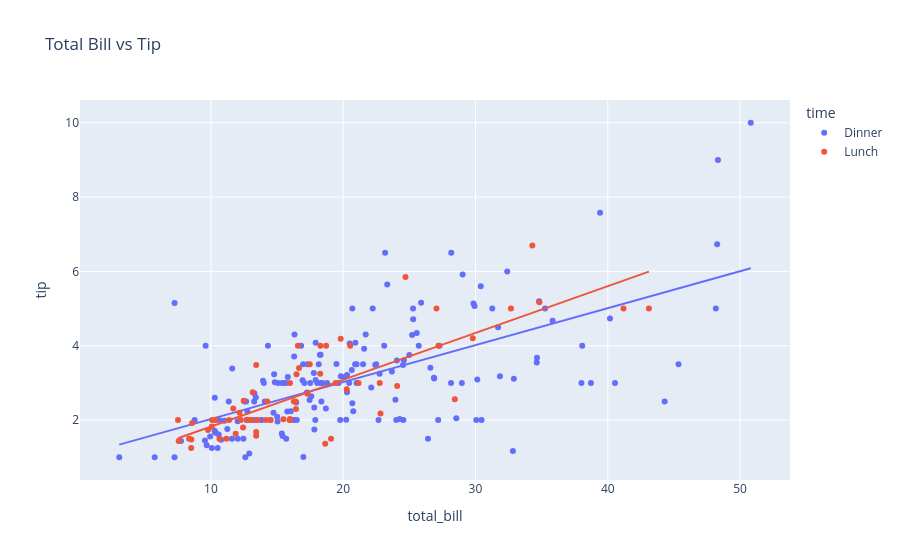

Notebook code cell kept with this figure:
### Markdown cell above
## 4. Data Relationship Report

### Code cell
corr = df[['total_bill', 'tip', 'size', 'tip_pct']].corr()
sns.heatmap(corr, annot=True, cmap='coolwarm')
plt.title('Correlation Matrix')
plt.show()

fig = px.scatter(df, x='total_bill', y='tip', color='time', trendline='ols', title='Total Bill vs Tip')
fig.show()

### Figure 1 — Plotly figure (JSON) as saved in the notebook; plotly's stock layout.template omitted (floating-point values rounded to 4 significant figures; data arrays with more than 128 entries replaced by an {"elided": "..."} marker saying what was removed)
{"data": [{"hovertemplate": "time=Dinner<br>total_bill=%{x}<br>tip=%{y}<extra></extra>", "legendgroup": "Dinner", "marker": {"color": "#636efa", "symbol": "circle"}, "mode": "markers", "name": "Dinner", "orientation": "v", "showlegend": true, "type": "scatter", "x": {"elided": "176 float values"}, "xaxis": "x", "y": {"elided": "176 float values"}, "yaxis": "y"}, {"hovertemplate": "<b>OLS trendline</b><br>tip = 0.0994262 * total_bill + 1.03489<br>R<sup>2</sup>=0.400526<br><br>time=Dinner<br>total_bill=%{x}<br>tip=%{y} <b>(trend)</b><extra></extra>", "legendgroup": "Dinner", "marker": {"color": "#636efa", "symbol": "circle"}, "mode": "lines", "name": "Dinner", "showlegend": false, "type": "scatter", "x": {"elided": "176 float values"}, "xaxis": "x", "y": {"elided": "176 float values"}, "yaxis": "y"}, {"hovertemplate": "time=Lunch<br>total_bill=%{x}<br>tip=%{y}<extra></extra>", "legendgroup": "Lunch", "marker": {"color": "#EF553B", "symbol": "circle"}, "mode": "markers", "name": "Lunch", "orientation": "v", "showlegend": true, "type": "scatter", "x": [27.2, 22.76, 17.29, 19.44, 16.66, 10.07, 32.68, 15.98, 34.83, 13.03, 18.28, 24.71, 21.16, 10.65, 12.43, 24.08, 11.69, 13.42, 14.26, 15.95, 12.48, 29.8, 8.52, 14.52, 11.38, 22.82, 19.08, 20.27, 11.17, 12.26, 18.26, 8.51, 10.33, 14.15, 16, 13.16, 17.47, 34.3, 41.19, 27.05, 16.43, 8.35, 18.64, 11.87, 9.78, 7.51, 19.81, 28.44, 15.48, 16.58, 7.56, 10.34, 43.11, 13, 13.51, 18.71, 12.74, 13, 16.4, 20.53, 16.47, 12.16, 13.42, 8.58, 15.98, 13.42, 16.27, 10.09], "xaxis": "x", "y": [4, 3, 2.71, 3, 3.4, 1.83, 5, 2.03, 5.17, 2, 4, 5.85, 3, 1.5, 1.8, 2.92, 2.31, 1.68, 2.5, 2, 2.52, 4.2, 1.48, 2, 2, 2.18, 1.5, 2.83, 1.5, 2, 3.25, 1.25, 2, 2, 2, 2.75, 3.5, 6.7, 5, 5, 2.3, 1.5, 1.36, 1.63, 1.73, 2, 4.19, 2.56, 2.02, 4, 1.44, 2, 5, 2, 2, 4, 2.01, 2, 2.5, 4, 3.23, 2.2, 3.48, 1.92, 3, 1.58, 2.5, 2], "yaxis": "y"}, {"hovertemplate": "<b>OLS trendline</b><br>tip = 0.125853 * total_bill + 0.567362<br>R<sup>2</sup>=0.648708<br><br>time=Lunch<br>total_bill=%{x}<br>tip=%{y} <b>(trend)</b><extra></extra>", "legendgroup": "Lunch", "marker": {"color": "#EF553B", "symbol": "circle"}, "mode": "lines", "name": "Lunch", "showlegend": false, "type": "scatter", "x": [7.51, 7.56, 8.35, 8.51, 8.52, 8.58, 9.78, 10.07, 10.09, 10.33, 10.34, 10.65, 11.17, 11.38, 11.69, 11.87, 12.16, 12.26, 12.43, 12.48, 12.74, 13, 13, 13.03, 13.16, 13.42, 13.42, 13.42, 13.51, 14.15, 14.26, 14.52, 15.48, 15.95, 15.98, 15.98, 16, 16.27, 16.4, 16.43, 16.47, 16.58, 16.66, 17.29, 17.47, 18.26, 18.28, 18.64, 18.71, 19.08, 19.44, 19.81, 20.27, 20.53, 21.16, 22.76, 22.82, 24.08, 24.71, 27.05, 27.2, 28.44, 29.8, 32.68, 34.3, 34.83, 41.19, 43.11], "xaxis": "x", "y": [1.513, 1.519, 1.618, 1.638, 1.64, 1.647, 1.798, 1.835, 1.837, 1.867, 1.869, 1.908, 1.973, 2.0, 2.039, 2.061, 2.098, 2.11, 2.132, 2.138, 2.171, 2.203, 2.203, 2.207, 2.224, 2.256, 2.256, 2.256, 2.268, 2.348, 2.362, 2.395, 2.516, 2.575, 2.578, 2.578, 2.581, 2.615, 2.631, 2.635, 2.64, 2.654, 2.664, 2.743, 2.766, 2.865, 2.868, 2.913, 2.922, 2.969, 3.014, 3.061, 3.118, 3.151, 3.23, 3.432, 3.439, 3.598, 3.677, 3.972, 3.991, 4.147, 4.318, 4.68, 4.884, 4.951, 5.751, 5.993], "yaxis": "y"}], "layout": {"legend": {"title": {"text": "time"}, "tracegroupgap": 0}, "title": {"text": "Total Bill vs Tip"}, "xaxis": {"anchor": "y", "domain": [0, 1], "title": {"text": "total_bill"}}, "yaxis": {"anchor": "x", "domain": [0, 1], "title": {"text": "tip"}}}}
